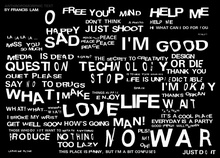
%> input picture filters/text.jpg, 220 x 158 px, shrunk from 1258 x 906 before the run
$ octave filters.m   (GNU Octave 9; MATLAB toolbox functions it lacks are replaced by stand-ins)
%> lines starting %> are read from the running program, lines starting %| are printed output that depends on the picture; in (x1, y1, x2, y2) boxes, pixels count from 0 and x2, y2 are one past the last pixel; in counts of white or black regions, pixels touching at a corner belong together; the program's own positions count from 1
%> further down, img is the input picture: size 158x220x3 uint8; min 0, max 255, mean 50.3
### filters/filterify.m
function [ image ] = filterify( img, fil, type )
%> called with fil = [1 2 1; 0 0 0; -1 -2 -1], type = 'corr'
%FILTERIFY clone of imfilter
%   img is the input image
%   fil is the input filter(can be of variable size)
%   type can either be 'conv' or 'corr' where 'conv' signifies convolution
%   and 'corr' signifies correlation
%   there is no padding in this function so the if the filter is a 3x3
%   filter, 1 row and 1 column would be omitted and for 5x5, 2 rows and 2
%   columns would be omitted in the calculation and so on...

s = size(img);
%> s = [158 220 3]
t = size(s);
%> t = [1 3]

if t(2) == 3
    img = im2double(rgb2gray(img));
%> img: size 158x220 double
else
    img = im2double(img);
end

fil = im2double(fil);

%correlation or convolution
%if conv then convolution otherwise correlation
if strcmp(type,'conv')
    fil = rot90(fil,2);
end

[image_rows,image_cols] = size(img);
%> image_rows = 158; image_cols = 220
image = zeros(image_rows,image_cols);
[filter_rows,filter_cols] = size(fil);

diff_rows = ceil(filter_rows/2);
diff_cols = ceil(filter_cols/2);

for row = 1:diff_rows
    image(row,:) = img(row,:);
end
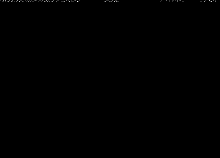
%> image: size 158x220 double; min 0, max 0.0196, mean 1.95e-05; drawn with min black and max white

for col = 1:diff_cols
    image(:,col) = img(:,col);
end
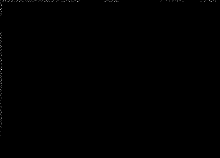
%> image: size 158x220 double; 0.25% of pixels changed, all inside (x1, y1, x2, y2) = (0, 2, 2, 136); drawn with min black and max white

for row = image_rows-diff_rows:image_rows
    image(row,:) = img(row,:);
end
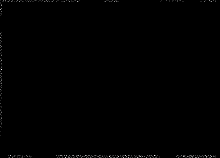
%> image: size 158x220 double; 0.65% of pixels changed, all inside (x1, y1, x2, y2) = (8, 155, 216, 158); drawn with min black and max white

for col = image_cols-diff_cols:image_cols
    image(:,col) = img(:,col);
end
%> image: size 158x220 double; 0.02% of pixels changed, all inside (x1, y1, x2, y2) = (217, 83, 219, 154)

for row = diff_rows:image_rows-diff_rows+1
    for col = diff_cols:image_cols-diff_cols+1
        sum = 0;
        r = row-1;
        c = col-1;
        for i = 1:filter_rows
            for j = 1:filter_cols
                sum = sum + img(r+i-diff_rows+1,c+j-diff_cols+1)*fil(i,j);
            end
        end
        image(row,col) = sum;
    end
end
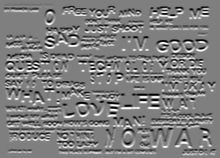
%> image: size 158x220 double; min -4, max 4, mean -2.5e-05; drawn with min black and max white

%scaling matrix to uint8 standards
%min value corresponds to 0
%max value corresponds to 255
%image = image - min(image(:));
%image = image ./ max(image(:));
%image = image ./ 255;

%im2uint8 does automatic scaling! comment out the following line to see
%normalized output, the line is currently commented out to see the
%difference between convolution and correlation in the test script
%otherwise all values above 1 are normalized to 255
%image = im2uint8(image);
end

### filters/filters.m
img = imread('text.jpg');

%applying sobel filter using my algorithm using correlation
filter = fspecial('sobel');
my_img = filterify(img,filter,'corr');

%applying sobel filter using imfilter algorithm
filter_img = imfilter(img,filter,'replicate');
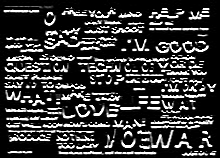
%> filter_img: size 158x220x3 uint8; min 0, max 255, mean 55.1

%comparing the 2 images
imshow(my_img);
title('My filter function');
figure, imshow(filter_img);
title('Default filter function');

%code to compare correlation and convolution
img = zeros(5);
img(3,3) = 1;

filter = [1 2 3;4 5 6;7 8 9];

disp('Correlation:');
x = filterify(img,filter,'corr');
disp(x);

disp('Convolution:');
y = filterify(img,filter,'conv');
disp(y);

$ run again, with filters/BerkeleyTower.png saved as filters/text.jpg
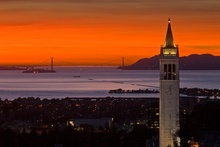
%> input picture filters/BerkeleyTower.png, 220 x 147 px, shrunk from 748 x 499 before the run
%> img is the input picture: size 147x220x3 uint8; mean R, G, B 117.9, 58.2, 33
%> img: size 147x220 double
%> after the loop in filterify, `for row = diff_rows:image_rows-diff_rows+1`:
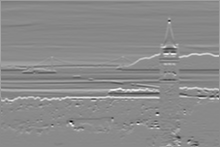
%> image: size 147x220 double; min -2.6, max 2.2, mean 0.0211; drawn with min black and max white
%> `imshow(my_img);`:
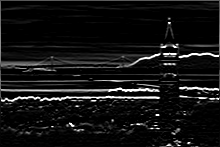
%> displayed picture: size 147x220, on the screen's scale of 0 to 255; min 0, max 255, mean 19.1
